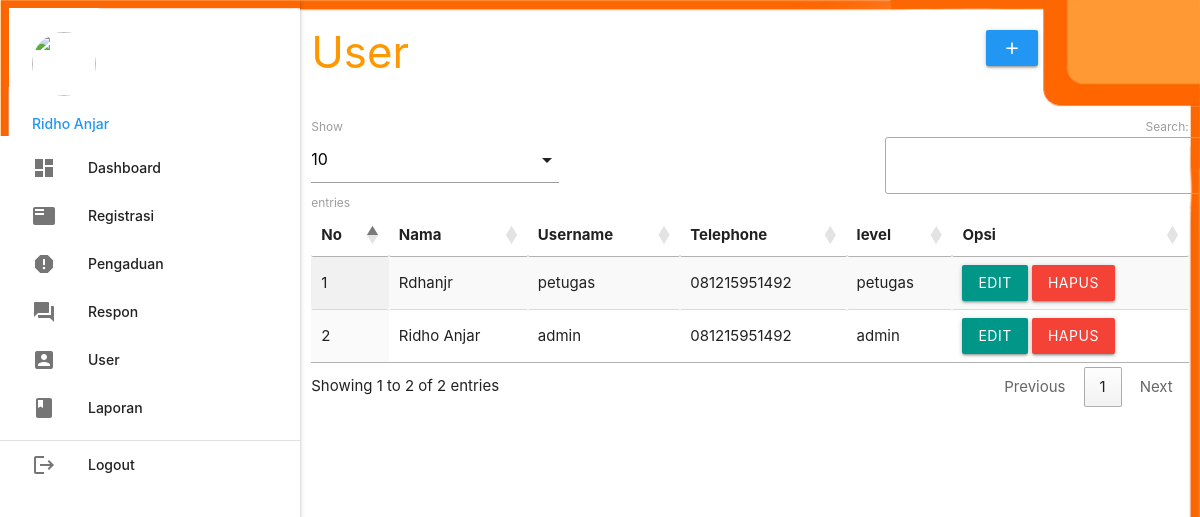
Page /admin/index.php?p=user (signed in) on the committed database.
### tables this page shows
CREATE TABLE `petugas` (
  `id_petugas` int(5) NOT NULL,
  `nama_petugas` varchar(30) NOT NULL,
  `username` varchar(30) NOT NULL,
  `password` varchar(255) NOT NULL,
  `telp_petugas` varchar(13) NOT NULL,
  `level` enum('admin','petugas') NOT NULL
);

### admin/user.php (the view, shortened to what this page needs)
       <div class="row">
         <div class="col s12 m9">
           <h3 class="orange-text">User</h3>
         </div>
         <div class="col s12 m3">
           <div class="section"></div>
           <a class="waves-effect waves-light btn modal-trigger blue" href="#modal1"><i class="material-icons">add</i></a>
         </div>
       </div>
       <table id="example" class="display responsive-table" style="width:100%">
         <thead>
             <tr>
			<th>No</th>
			<th>Nama</th>
			<th>Username</th>
			<th>Telephone</th>
			<th>level</th>
			<th>Opsi</th>
             </tr>
         </thead>
         <tbody>
<?php
	$no=1;
	$tampil = mysqli_query($koneksi,"SELECT * FROM petugas ORDER BY nama_petugas ASC");
	while ($r=mysqli_fetch_assoc($tampil)) { ?>
	<tr>
		<td><?php echo $no++; ?></td>
		<td><?php echo $r['nama_petugas']; ?></td>
		<td><?php echo $r['username']; ?></td>
		<td><?php echo $r['telp_petugas']; ?></td>
		<td><?php echo $r['level']; ?></td>
		<td><a class="btn teal modal-trigger" href="#user_edit<?php echo $r['id_petugas'] ?>">Edit</a> <a class="red btn" onclick="return confirm('Anda Yakin Ingin Menghapus Y/N')" href="index.php?p=user_hapus&id_petugas=<?php echo $r['id_petugas'] ?>">Hapus</a></td>
	</tr>
           <?php  }
            ?>
         </tbody>
       </table>

### admin/index.php (shortened to what this page needs)
<?php
	include '../conn/koneksi.php';
 ?>
  <!DOCTYPE html>
  <html>
    <head>
      <link type="text/css" rel="stylesheet" href="../css/materialize.min.css"  media="screen,projection"/>
      <link rel="stylesheet" href="https://cdnjs.cloudflare.com/ajax/libs/materialize/1.0.0/css/materialize.min.css">
      <link rel="stylesheet" type="text/css" href="https://cdn.datatables.net/1.10.19/css/jquery.dataTables.css">
    </head>
    <body style="background:url(../img/bg.jpg); background-size: cover;">
    <div class="row">
      <div class="col s12 m3">
          <ul id="slide-out" class="sidenav sidenav-fixed">
              <li>
                  <div class="user-view">
                      <div class="background">
                          <img src="../img/bg.jpg">
                      </div>
                      <a href="#user"><img class="circle" src="https://cdn5.vectorstock.com/i/1000x1000/01/69/businesswoman-character-avatar-icon-vector-12800169.jpg"></a>
                      <a href="#name"><span class="blue-text name"><?php echo ucwords($_SESSION['data']['nama_petugas']); ?></span></a>
                  </div>
              </li>
              <li><a href="index.php?p=dashboard"><i class="material-icons">dashboard</i>Dashboard</a></li>
              <li><a href="index.php?p=registrasi"><i class="material-icons">featured_play_list</i>Registrasi</a></li>
              <li><a href="index.php?p=pengaduan"><i class="material-icons">report</i>Pengaduan</a></li>
              <li><a href="index.php?p=respon"><i class="material-icons">question_answer</i>Respon</a></li>
              <li><a href="index.php?p=user"><i class="material-icons">account_box</i>User</a></li>
              <li><a href="index.php?p=laporan"><i class="material-icons">book</i>Laporan</a></li>
              <li>
                  <div class="divider"></div>
              </li>
              <li><a class="waves-effect" href="../index.php?p=logout"><i class="material-icons">logout</i>Logout</a></li>
          </ul>
          <a href="#" data-target="slide-out" class="btn sidenav-trigger"><i class="material-icons">menu</i></a>
      </div>
      <div class="col s12 m9">
	<?php
		if(@$_GET['p']==""){
			include_once 'dashboard.php';
		}
		elseif(@$_GET['p']=="dashboard"){
			include_once 'dashboard.php';
		}
		elseif(@$_GET['p']=="registrasi"){
			include_once 'registrasi.php';
		}
		elseif(@$_GET['p']=="regis_hapus"){
			$query = mysqli_query($koneksi,"DELETE FROM masyarakat WHERE nik='".$_GET['nik']."'");
			if($query){
				header('location:index.php?p=registrasi');
			}
		}
		elseif(@$_GET['p']=="pengaduan"){
			include_once 'pengaduan.php';
		}
		elseif(@$_GET['p']=="more"){
			include_once 'more.php';
		}
		elseif(@$_GET['p']=="respon"){
			include_once 'respon.php';
		}
		elseif(@$_GET['p']=="tanggapan_hapus"){
			$query = mysqli_query($koneksi,"DELETE FROM tanggapan WHERE id_tanggapan='".$_GET['id_tanggapan']."'");
			if($query){
				header('location:index.php?p=respon');
			}
		}
		elseif(@$_GET['p']=="user"){
			include_once 'user.php';
		}
		elseif(@$_GET['p']=="user_input"){
			include_once 'user_input.php';
		}
		elseif(@$_GET['p']=="user_edit"){
			include_once 'user_edit.php';
		}
		elseif(@$_GET['p']=="user_hapus"){
			$query = mysqli_query($koneksi,"DELETE FROM petugas WHERE id_petugas='".$_GET['id_petugas']."'");
			if($query){
				header('location:index.php?p=user');
			}
		}
		elseif(@$_GET['p']=="laporan"){
			include_once 'laporan.php';
		}
	 ?>
      </div>
    </div>
    </body>
  </html>

### rows in the picture
petugas: nama_petugas "Rdhanjr", username "petugas", telp_petugas "081215951492", level "petugas"
petugas: nama_petugas "Ridho Anjar", username "admin", telp_petugas "081215951492", level "admin"

### other values in the picture
$_SESSION['data']['nama_petugas'] "Ridho Anjar"
